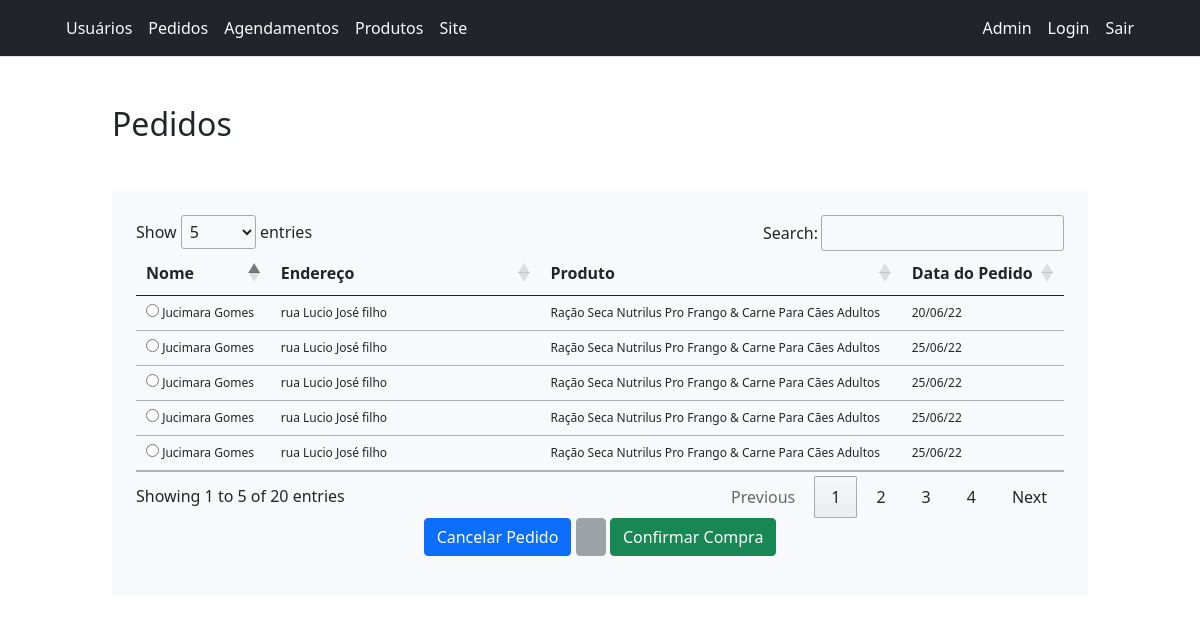
The app's page /petshop/admin/pedidos.php (signed in) with its own data.
### tables this page shows
CREATE TABLE `ps_pedidos` (
  `id` int NOT NULL,
  `idLogin` int NOT NULL,
  `idProduto` int NOT NULL,
  `data` varchar(10) NOT NULL,
  `Quantidade` int NOT NULL DEFAULT '0'
);

CREATE TABLE `ps_login` (
  `id` int NOT NULL,
  `nome` varchar(50) NOT NULL,
  `email` varchar(70) NOT NULL,
  `senha` varchar(50) NOT NULL,
  `telefone` varchar(20) NOT NULL,
  `endereco` varchar(255) NOT NULL,
  `cpf` varchar(20) NOT NULL,
  `niveis_acesso_id` int NOT NULL,
  `data` varchar(15) NOT NULL
);

CREATE TABLE `ps_produtos` (
  `id` int NOT NULL,
  `nome` varchar(100) NOT NULL,
  `descricao` varchar(500) NOT NULL,
  `preco` float NOT NULL,
  `qtd` int NOT NULL,
  `img` varchar(1000) NOT NULL
);

### petshop/admin/pedidos.php (the view, shortened to what this page needs)
<?php
	include_once "config/conexao.php";
		if (isset($_SESSION['login'])){
			$busca = "SELECT * FROM `ps_pedidos` ORDER BY `id`";
			$total_reg = "25";
			$pagina=$_GET['pagina'];
			if (!$pagina) {
			$pc = "1";
			} else {
			$pc = $pagina;
			}
			$inicio = $pc - 1;
			$inicio = $inicio * $total_reg;
			$limite = mysqli_query($conn, "$busca LIMIT $inicio,$total_reg");
			$todos = mysqli_query($conn, "$busca");
			$tr = mysqli_num_rows($todos);
?>
			<!DOCTYPE html>
			<html lang="pt_br">
			<head>
			<link rel="stylesheet" href="contents/css/pedidos.style.css" />
			<link rel="stylesheet" href="https://cdn.datatables.net/1.12.1/css/jquery.dataTables.min.css" />
			<link href="https://cdn.jsdelivr.net/npm/bootstrap@5.0.2/dist/css/bootstrap.min.css" rel="stylesheet">
			</head>
			<body>
			<?php include_once "menu.php";  ?>
	<div class="container-fluid">
		<div class="row">
			<div class="col-md-10 container">
				<h2 class="mt-5 mb-5" >Pedidos</h2>
				<div class="p-4 bg-light">
					<form method="POST">
						<div class="mb-3">
							<table id="pedidos" class="table">
								<thead>
									<tr>
										<th class="cell">Nome</th>
										<th class="cell">Endereço</th>
										<th class="cell">Produto</th>
										<th class="cell">Data do Pedido</th>
									</tr>
								</thead>
								<tbody>
									<?php
										if($tr > 0) {
											while($linha = mysqli_fetch_assoc($limite)){
												$sql = "SELECT * FROM `ps_login` WHERE `id` = '$linha[idLogin]'";
												$query = mysqli_query($conn, $sql);
												$dados = mysqli_fetch_assoc($query);
												$sql2 = "SELECT * FROM `ps_produtos` WHERE `id` = '$linha[idProduto]'";
												$exec = mysqli_query($conn, $sql2);
												$produto = mysqli_fetch_assoc($exec);
									?>
										<tr>
											<td class="cell" data-title="Nome">
												<input type="radio" name="remover" value="<?=$linha['id']?>">
												<?=utf8_encode($dados['nome'])?>
											</td>
											<td class="cell" data-title="Endereço">
												<?=utf8_encode($dados['endereco'])?>
											</td>
											<td class="cell" data-title="Produto">
												<?=utf8_encode($produto['nome'])?>
											</td>
											<td class="cell" data-title="Data do Pedido">
												<?=$linha['data']?>
											</td>
										</tr>
											<?php
													}
												}
											?>
								</tbody>
							</table>
						<div>
						<div class="d-flex justfy-contents-center">
							<div class="mx-auto">
								<button class="btn btn-primary" name="button" value="2">
										Cancelar Pedido
									</button>
									<button class="btn btn-secondary" name="button" disabled>
									</button>
									<button class="btn btn-success" name="button" value="3">
										Confirmar Compra
									</button>
							</div>
						</div>
					</form>
				</div>
			</div>
		</div>
	</div>
						<br>
						<form method="GET">
						</form>
			</body>
			</html>
<?php
		}else{
			header("Location: ../exit.php");
		}
?>

### petshop/admin/contents/css/pedidos.style.css (style rules this page uses)
html, body { height: 100%; }
body { background-color: deepskyblue; background-image: url('../images/nobanho.jpeg') !important; background-position: center; background-size: cover; background-repeat: no-repeat; }
table tr td { font-size: 12px !important; }

### records on screen
ps_pedidos: ps_login.nome "Jucimara Gomes", ps_login.endereco "rua Lucio José filho", ps_produtos.nome "Ração Seca Nutrilus Pro Frango & Carne Para Cães Adultos", data "20/06/22"
ps_pedidos: ps_login.nome "Jucimara Gomes", ps_login.endereco "rua Lucio José filho", ps_produtos.nome "Ração Seca Nutrilus Pro Frango & Carne Para Cães Adultos", data "25/06/22"
ps_pedidos: ps_login.nome "Jucimara Gomes", ps_login.endereco "rua Lucio José filho", ps_produtos.nome "Ração Seca Nutrilus Pro Frango & Carne Para Cães Adultos", data "25/06/22"
ps_pedidos: ps_login.nome "Jucimara Gomes", ps_login.endereco "rua Lucio José filho", ps_produtos.nome "Ração Seca Nutrilus Pro Frango & Carne Para Cães Adultos", data "25/06/22"
ps_pedidos: ps_login.nome "Jucimara Gomes", ps_login.endereco "rua Lucio José filho", ps_produtos.nome "Ração Seca Nutrilus Pro Frango & Carne Para Cães Adultos", data "25/06/22"

### other values on screen
$_SESSION['usuarioNome'] "Admin"
